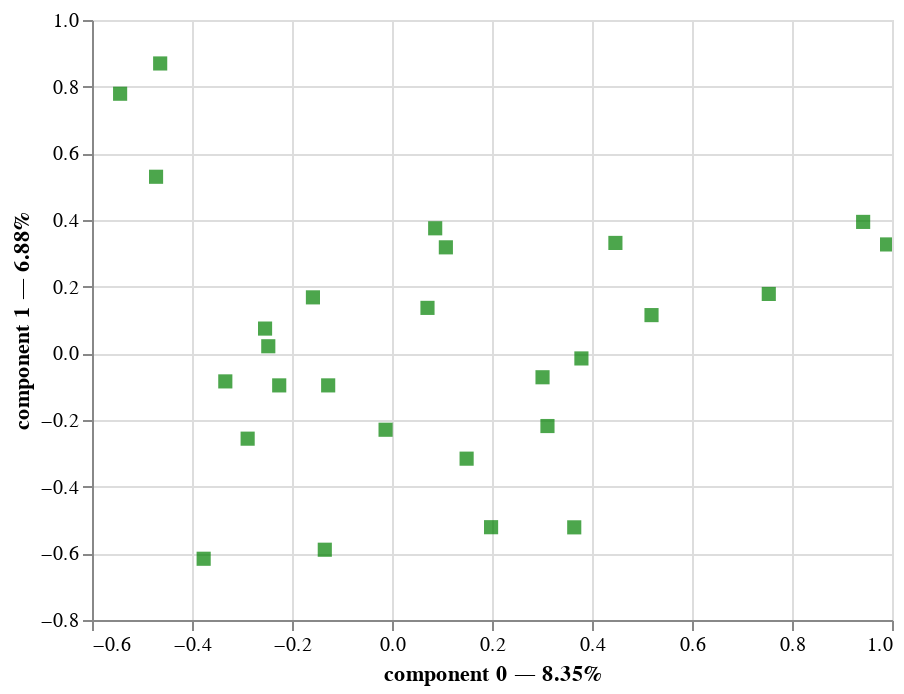

Notebook code for this chart:
### Code cell
famd.plot(df.head(),x_component=0, y_component=1)

### Figure 1 — Vega-Lite specification as saved in the notebook (floating-point values rounded to 4 significant figures)
{"config": {"view": {"continuousWidth": 400, "continuousHeight": 300}}, "layer": [{"mark": {"type": "circle", "size": 50}, "encoding": {"tooltip": [{"field": "index", "type": "quantitative"}, {"field": "component 0", "type": "quantitative"}, {"field": "component 1", "type": "quantitative"}], "x": {"axis": {"title": "component 0 — 8.35%"}, "field": "component 0", "scale": {"zero": false}, "type": "quantitative"}, "y": {"axis": {"title": "component 1 — 6.88%"}, "field": "component 1", "scale": {"zero": false}, "type": "quantitative"}}, "selection": {"selector003": {"type": "interval", "bind": "scales", "encodings": ["x", "y"]}}}, {"data": {"name": "data-6dab8f59f3f8083195521267d833d871"}, "mark": {"type": "square", "color": "green", "size": 50}, "encoding": {"tooltip": [{"field": "variable", "type": "nominal"}], "x": {"field": "component 0", "scale": {"zero": false}, "type": "quantitative"}, "y": {"field": "component 1", "scale": {"zero": false}, "type": "quantitative"}}}], "data": {"name": "data-36de7af250e766ebe572c170d842b1f6"}, "$schema": "https://vega.github.io/schema/vega-lite/v4.17.0.json", "datasets": {"data-36de7af250e766ebe572c170d842b1f6": [{"index": 0, "component 0": null, "component 1": null, "component 2": null, "component 3": null, "component 4": null, "component 5": null, "component 6": null, "component 7": null, "component 8": null, "component 9": null, "component 10": null, "component 11": null, "component 12": null, "component 13": null}, {"index": 1, "component 0": null, "component 1": null, "component 2": null, "component 3": null, "component 4": null, "component 5": null, "component 6": null, "component 7": null, "component 8": null, "component 9": null, "component 10": null, "component 11": null, "component 12": null, "component 13": null}, {"index": 2, "component 0": null, "component 1": null, "component 2": null, "component 3": null, "component 4": null, "component 5": null, "component 6": null, "component 7": null, "component 8": null, "component 9": null, "component 10": null, "component 11": null, "component 12": null, "component 13": null}, {"index": 3, "component 0": null, "component 1": null, "component 2": null, "component 3": null, "component 4": null, "component 5": null, "component 6": null, "component 7": null, "component 8": null, "component 9": null, "component 10": null, "component 11": null, "component 12": null, "component 13": null}, {"index": 4, "component 0": null, "component 1": null, "component 2": null, "component 3": null, "component 4": null, "component 5": null, "component 6": null, "component 7": null, "component 8": null, "component 9": null, "component 10": null, "component 11": null, "component 12": null, "component 13": null}], "data-6dab8f59f3f8083195521267d833d871": [{"variable": "Age", "component 0": 0.3011, "component 1": -0.07177, "component 2": -0.2512, "component 3": 0.1672, "component 4": 0.1337, "component 5": -0.04145, "component 6": -0.02549, "component 7": 0.01316, "component 8": 0.02369, "component 9": 0.05687, "component 10": 0.06698, "component 11": 0.08349, "component 12": 0.01216, "component 13": 0.02234}, {"variable": "Credit amount", "component 0": 0.519, "component 1": 0.1147, "component 2": 0.111, "component 3": -0.1944, "component 4": -0.03899, "component 5": 0.1237, "component 6": -0.0318, "component 7": 0.02316, "component 8": -0.01643, "component 9": 0.03033, "component 10": 0.0135, "component 11": -0.07634, "component 12": -0.03312, "component 13": -0.008748}, {"variable": "Duration", "component 0": 0.3788, "component 1": -0.01532, "component 2": 0.1013, "component 3": -0.1903, "component 4": -0.05129, "component 5": 0.1606, "component 6": 0.08222, "component 7": 0.1281, "component 8": -0.04511, "component 9": 0.01015, "component 10": -0.004466, "component 11": -0.1127, "component 12": -0.06008, "component 13": 0.04382}, {"variable": "Sex_female", "component 0": -0.5438, "component 1": 0.7788, "component 2": 0.4277, "component 3": 0.1566, "component 4": -0.2521, "component 5": -0.1418, "component 6": 0.009782, "component 7": 0.07743, "component 8": -0.04421, "component 9": -0.1582, "component 10": -0.1255, "component 11": 0.2036, "component 12": -0.2059, "component 13": 0.1163}, {"variable": "Sex_male", "component 0": 0.3645, "component 1": -0.522, "component 2": -0.2867, "component 3": -0.105, "component 4": 0.169, "component 5": 0.09502, "component 6": -0.006557, "component 7": -0.0519, "component 8": 0.02963, "component 9": 0.106, "component 10": 0.0841, "component 11": -0.1365, "component 12": 0.138, "component 13": -0.07794}, {"variable": "Purpose_business", "component 0": 0.1982, "component 1": -0.5216, "component 2": 0.6761, "component 3": -0.2094, "component 4": 0.07338, "component 5": 0.3025, "component 6": 0.1217, "component 7": 0.2881, "component 8": 0.2803, "component 9": 0.9096, "component 10": 0.355, "component 11": -0.3612, "component 12": -0.3438, "component 13": 0.5149}, {"variable": "Purpose_car", "component 0": 0.4468, "component 1": 0.3312, "component 2": -0.1791, "component 3": 0.1209, "component 4": 0.5207, "component 5": 0.1755, "component 6": 0.0893, "component 7": -0.6345, "component 8": 0.6253, "component 9": -0.1319, "component 10": -0.3314, "component 11": 0.1965, "component 12": -0.08298, "component 13": -0.207}, {"variable": "Purpose_domestic appliances", "component 0": -0.2539, "component 1": 0.07428, "component 2": -0.1186, "component 3": 0.4128, "component 4": -0.471, "component 5": 0.6954, "component 6": 0.3768, "component 7": -0.1433, "component 8": -0.3827, "component 9": 0.7714, "component 10": -0.5731, "component 11": 0.6219, "component 12": 0.4147, "component 13": -0.1555}, {"variable": "Purpose_education", "component 0": 0.1077, "component 1": 0.318, "component 2": -0.1315, "component 3": 0.2667, "component 4": 0.2381, "component 5": -0.798, "component 6": 0.7324, "component 7": 0.6591, "component 8": -0.503, "component 9": 0.3095, "component 10": 0.3233, "component 11": 0.3681, "component 12": -0.1696, "component 13": 0.01401}, {"variable": "Purpose_furniture/equipment", "component 0": -0.4719, "component 1": 0.5297, "component 2": -0.005863, "component 3": -0.5263, "component 4": -0.09517, "component 5": 0.06857, "component 6": -0.5319, "component 7": 0.2438, "component 8": -0.1778, "component 9": 0.1942, "component 10": 0.345, "component 11": -0.3745, "component 12": 0.7184, "component 13": -0.4624}, {"variable": "Purpose_radio/TV", "component 0": -0.3767, "component 1": -0.6163, "component 2": -0.22, "component 3": 0.01634, "component 4": -0.6102, "component 5": -0.2436, "component 6": 0.08783, "component 7": 0.04774, "component 8": -0.06881, "component 9": -0.7275, "component 10": -0.1299, "component 11": 0.03979, "component 12": -0.4339, "component 13": 0.1012}, {"variable": "Purpose_repairs", "component 0": -0.01286, "component 1": -0.2292, "component 2": 0.1873, "component 3": 0.6386, "component 4": 0.7451, "component 5": 0.1365, "component 6": -0.4455, "component 7": 0.04133, "component 8": -0.8232, "component 9": -0.2812, "component 10": -0.2304, "component 11": -0.4628, "component 12": 0.4036, "component 13": 0.3411}, {"variable": "Purpose_vacation/others", "component 0": 0.7536, "component 1": 0.1782, "component 2": 0.2695, "component 3": 0.05136, "component 4": -0.7166, "component 5": 0.009589, "component 6": -0.5754, "component 7": -0.008707, "component 8": -0.4748, "component 9": -0.2039, "component 10": 0.2032, "component 11": 0.436, "component 12": 0.1381, "component 13": 0.6026}, {"variable": "Housing_free", "component 0": 0.9423, "component 1": 0.3943, "component 2": -0.4149, "component 3": 0.1663, "component 4": 0.283, "component 5": -0.02394, "component 6": 0.4415, "component 7": 0.338, "component 8": -0.08706, "component 9": -0.2021, "component 10": 0.04008, "component 11": -0.1719, "component 12": 0.2254, "component 13": -0.07072}, {"variable": "Housing_own", "component 0": -0.1344, "component 1": -0.5892, "component 2": -0.09789, "component 3": 0.02141, "component 4": -0.1227, "component 5": 0.006088, "component 6": -0.294, "component 7": 0.01753, "component 8": -0.04113, "component 9": 0.1236, "component 10": -0.07482, "component 11": 0.2199, "component 12": -0.04939, "component 13": -0.1385}, {"variable": "Housing_rent", "component 0": -0.4637, "component 1": 0.8696, "component 2": 0.5176, "component 3": -0.1719, "component 4": 0.02503, "component 5": 0.006449, "component 6": 0.2437, "component 7": -0.2975, "component 8": 0.1497, "component 9": -0.08964, "component 10": 0.1182, "component 11": -0.3053, "component 12": -0.07647, "component 13": 0.3314}, {"variable": "Checking account_little", "component 0": -0.1581, "component 1": 0.1679, "component 2": -0.5167, "component 3": -0.3209, "component 4": 0.2406, "component 5": 0.1046, "component 6": -0.0159, "component 7": -0.2734, "component 8": -0.1833, "component 9": 0.1115, "component 10": -0.05289, "component 11": 0.09574, "component 12": -0.1307, "component 13": 0.5011}, {"variable": "Checking account_moderate", "component 0": 0.3109, "component 1": -0.2181, "component 2": 0.9489, "component 3": 0.1983, "component 4": -0.1426, "component 5": -0.01774, "component 6": 0.03171, "component 7": 0.1743, "component 8": -0.1659, "component 9": -0.1711, "component 10": 0.06192, "component 11": -0.0446, "component 12": -0.148, "component 13": -0.9155}, {"variable": "Checking account_rich", "component 0": -0.1277, "component 1": -0.09616, "component 2": -0.2783, "component 3": 0.6352, "component 4": -0.4889, "component 5": -0.304, "component 6": -0.01376, "component 7": 0.5301, "component 8": 0.9397, "component 9": -0.009573, "component 10": 0.04429, "component 11": -0.2196, "component 12": 0.7316, "component 13": 0.2599}, {"variable": "Job_0", "component 0": 0.08637, "component 1": 0.3751, "component 2": 0.09494, "component 3": 1.189, "component 4": -0.09939, "component 5": 0.4371, "component 6": -0.2516, "component 7": 0.04212, "component 8": 0.1714, "component 9": 0.0699, "component 10": 0.03334, "component 11": -0.3465, "component 12": -0.528, "component 13": -0.01801}, {"variable": "Job_1", "component 0": -0.2887, "component 1": -0.256, "component 2": 0.1968, "component 3": 0.3609, "component 4": 0.2635, "component 5": -0.9032, "component 6": -0.2654, "component 7": -0.6987, "component 8": 0.01284, "component 9": 0.4039, "component 10": 0.2697, "component 11": 0.2323, "component 12": 0.1708, "component 13": -0.03384}, {"variable": "Job_2", "component 0": -0.3334, "component 1": -0.08419, "component 2": -0.1359, "component 3": -0.3023, "component 4": 0.03892, "component 5": 0.4571, "component 6": 0.3262, "component 7": 0.4786, "component 8": -0.1024, "component 9": -0.2607, "component 10": -0.2208, "component 11": -0.1451, "component 12": -0.0241, "component 13": 0.04788}, {"variable": "Job_3", "component 0": 0.9902, "component 1": 0.3267, "component 2": 0.01493, "component 3": -0.2541, "component 4": -0.3482, "component 5": -0.06165, "component 6": -0.2675, "component 7": -0.1915, "component 8": 0.1302, "component 9": 0.04128, "component 10": 0.1292, "component 11": 0.1629, "component 12": 0.05473, "component 13": -0.0525}, {"variable": "Saving accounts_little", "component 0": 0.07098, "component 1": 0.1364, "component 2": -0.2498, "component 3": -0.06771, "component 4": -0.1395, "component 5": -0.2668, "component 6": -0.2461, "component 7": 0.08779, "component 8": -0.08344, "component 9": 0.2637, "component 10": -0.3742, "component 11": -0.2812, "component 12": -0.2397, "component 13": -0.07984}, {"variable": "Saving accounts_moderate", "component 0": 0.1492, "component 1": -0.316, "component 2": 0.872, "component 3": -0.03899, "component 4": 0.06936, "component 5": 0.02626, "component 6": 0.7167, "component 7": -0.2946, "component 8": 0.115, "component 9": -0.4014, "component 10": -0.1581, "component 11": 0.1271, "component 12": 0.6464, "component 13": 0.2803}, {"variable": "Saving accounts_quite rich", "component 0": -0.2256, "component 1": -0.09617, "component 2": -0.4109, "component 3": 0.2928, "component 4": -0.2039, "component 5": 0.5562, "component 6": 0.3919, "component 7": -0.4793, "component 8": -0.2061, "component 9": -0.2076, "component 10": 1.233, "component 11": -0.0319, "component 12": 0.0468, "component 13": -0.1181}, {"variable": "Saving accounts_rich", "component 0": -0.2474, "component 1": 0.02123, "component 2": 0.2042, "component 3": -0.004277, "component 4": 0.6967, "component 5": 0.4039, "component 6": -0.5029, "component 7": 0.6254, "component 8": 0.4052, "component 9": -0.2415, "component 10": 0.3328, "component 11": 0.9882, "component 12": -0.03065, "component 13": 0.04782}]}}
